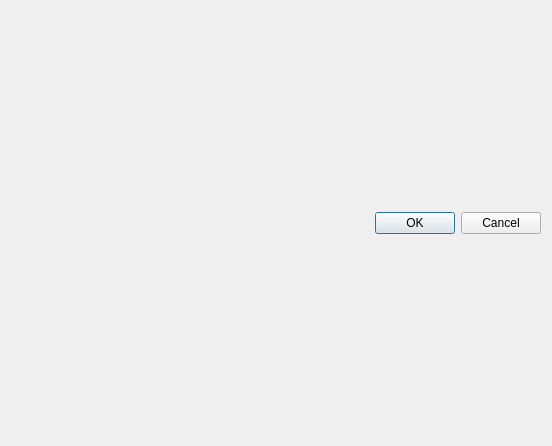
<?xml version="1.0" encoding="UTF-8"?>
<ui version="4.0">
 <class>ScriptEditorDialog</class>
 <widget class="QDialog" name="ScriptEditorDialog">
  <property name="geometry">
   <rect>
    <x>0</x>
    <y>0</y>
    <width>552</width>
    <height>446</height>
   </rect>
  </property>
  <property name="windowTitle">
   <string>Script Editor</string>
  </property>
  <layout class="QVBoxLayout" name="verticalLayout">
   <item>
    <layout class="QVBoxLayout" name="layout"/>
   </item>
   <item>
    <widget class="QDialogButtonBox" name="buttonBox">
     <property name="orientation">
      <enum>Qt::Horizontal</enum>
     </property>
     <property name="standardButtons">
      <set>QDialogButtonBox::Cancel|QDialogButtonBox::Ok</set>
     </property>
    </widget>
   </item>
  </layout>
 </widget>
 <resources/>
 <connections>
  <connection>
   <sender>buttonBox</sender>
   <signal>accepted()</signal>
   <receiver>ScriptEditorDialog</receiver>
   <slot>accept()</slot>
   <hints>
    <hint type="sourcelabel">
     <x>248</x>
     <y>254</y>
    </hint>
    <hint type="destinationlabel">
     <x>157</x>
     <y>274</y>
    </hint>
   </hints>
  </connection>
  <connection>
   <sender>buttonBox</sender>
   <signal>rejected()</signal>
   <receiver>ScriptEditorDialog</receiver>
   <slot>reject()</slot>
   <hints>
    <hint type="sourcelabel">
     <x>316</x>
     <y>260</y>
    </hint>
    <hint type="destinationlabel">
     <x>286</x>
     <y>274</y>
    </hint>
   </hints>
  </connection>
 </connections>
</ui>
